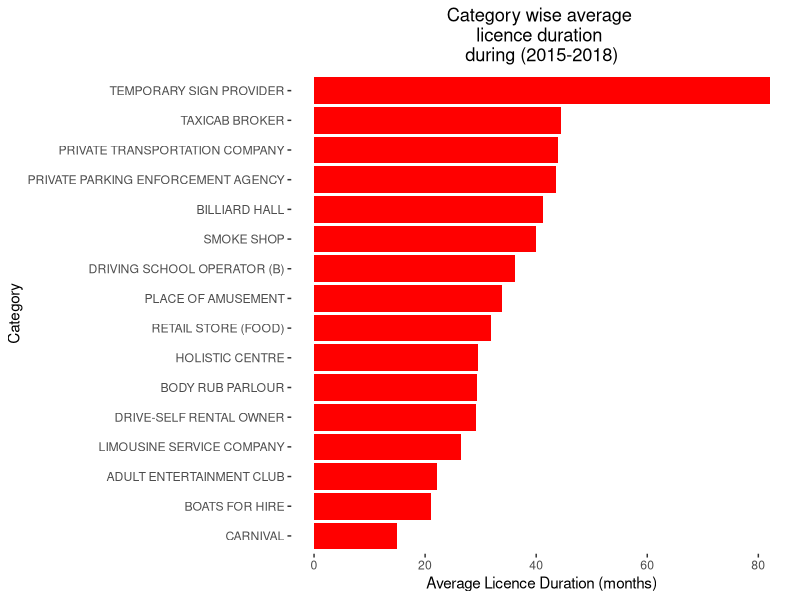
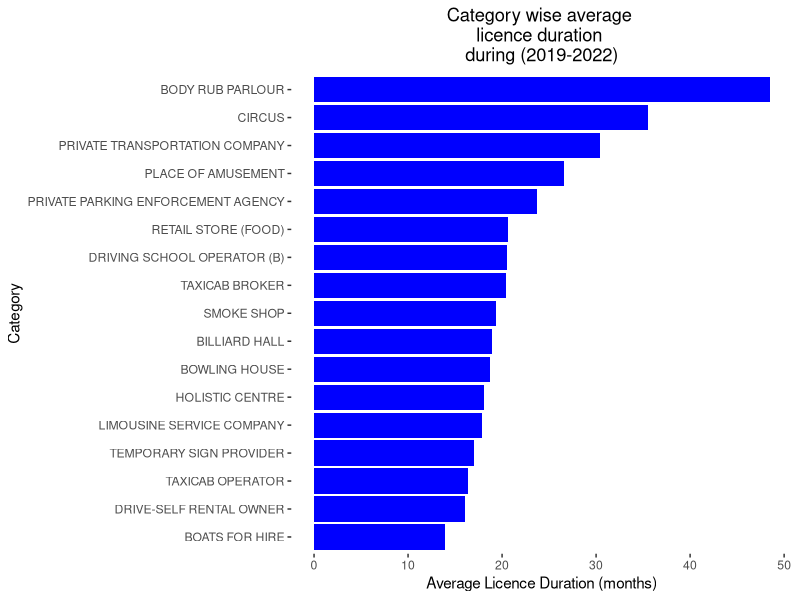
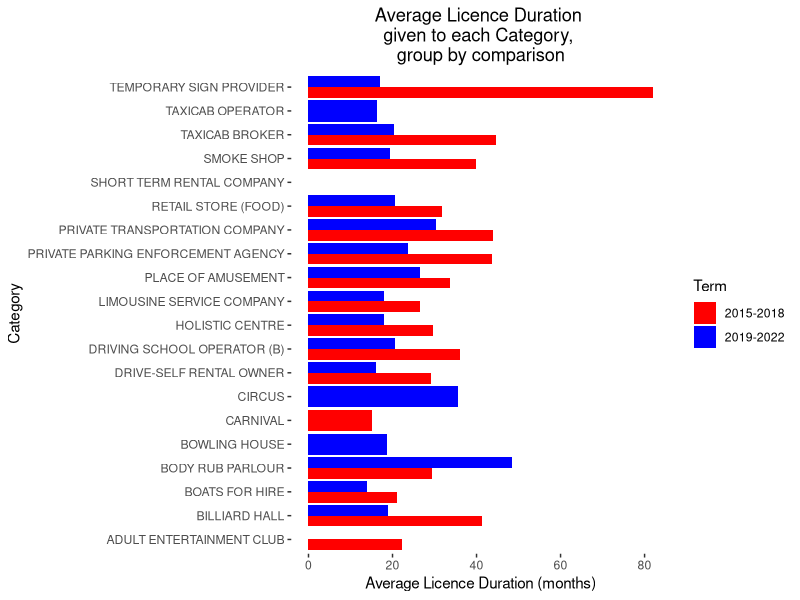
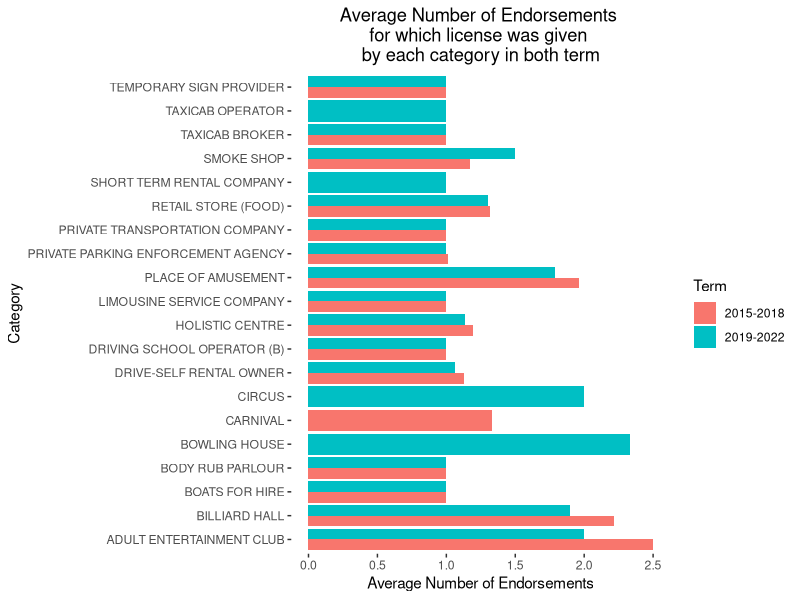

Recreate these plots in R, in order.
## ---- chunk 1
#| include: false
#| warning: false
#| message: false
library(tidyverse)
library(knitr)
library(kableExtra)
library(here)
library(ggplot2)
## ---- chunk 2
#| echo: false
#| warning: false
#| message: false
#| label: tbl-sampledata
#| tbl-cap: "Sample of cleaned Municipal Licensing & Standards data set (Issue Duration in Months)"

cleaned_data <- read_csv(file = here("inputs/data/cleaned_data.csv"))
cleaned_data <- as.data.frame(cleaned_data)
res <- head(cleaned_data)
colnames(res) <- c('Category', 'Num Endorsements', 'Issued year', 'Issue duration')
kable(res) 
## ---- chunk 3
#| echo: false
#| warning: false
#| message: false
#| label: tbl-catall
#| tbl-cap: "Licenses issued during all years"

cleaned_data <- read_csv(file = here("inputs/data/cleaned_data.csv"))
df1 <- as.data.frame(prop.table(table(cleaned_data$Category)))
colnames(df1) <- c("Category", "Percentage(%)")
df1$`Percentage(%)` <- df1$`Percentage(%)`*100
result <- kable(df1) 
result
## ---- chunk 4
#| echo: false
#| warning: false
#| message: false
#| label: tbl-term1
#| tbl-cap: "Licenses issued during 2015-2018"

df_2015_2018 <- cleaned_data %>% filter(Issued_year %in% seq(2015, 2018))
df2 <- as.data.frame(prop.table(table(df_2015_2018$Category)))
colnames(df2) <- c("Category", "Percentage(%)")
df2$`Percentage(%)` <- df2$`Percentage(%)`*100
result <- kable(df2) 
result 
## ---- chunk 5
#| echo: false
#| warning: false
#| message: false
#| label: tbl-term2
#| tbl-cap: "Licenses issued during 2019-2022"

df_2019_2022 <- cleaned_data %>% filter(Issued_year %in% seq(2019, 2022))
df3 <- as.data.frame(prop.table(table(df_2019_2022$Category)))
colnames(df3) <- c("Category", "Percentage(%)")
df3$`Percentage(%)` <- df3$`Percentage(%)`*100
result <- kable(df3) 
result 
## ---- chunk 6
#| echo: false
#| eval: true
#| warning: false
#| message: false
#| label: fig-plots_1
#| fig-pos: "H"
#| fig-cap: "Category wise average licence duration (Months) \nfor reference" 
#| fig-subcap:
#|   - "During (2015-2018)"
#|   - "During (2019-2022)" 
#| layout-ncol: 2

df_2015_2018_duration <- df_2015_2018 %>% group_by(Category) %>% summarise(mean(Issue_duration, na.rm = TRUE))
colnames(df_2015_2018_duration) <- c("Category", "AverageDuration")
df_2015_2018_duration <- df_2015_2018_duration %>% arrange(desc(AverageDuration)) %>% drop_na()

df_2019_2022_duration <- df_2019_2022 %>% group_by(Category) %>% summarise(mean(Issue_duration, na.rm = TRUE))
colnames(df_2019_2022_duration) <- c("Category", "AverageDuration")
df_2019_2022_duration <- df_2019_2022_duration %>% arrange(desc(AverageDuration)) %>% drop_na()

g1 <- ggplot(df_2015_2018_duration, aes(x = reorder(Category, AverageDuration), y = AverageDuration)) +
  geom_bar(stat = "identity", fill ="red") +
  labs(title = "Category wise average \nlicence duration \nduring (2015-2018)", 
       x = "Category", y = "Average Licence Duration (months)") +
  theme(plot.title = element_text(hjust = 0.5), panel.grid = element_blank(), 
        panel.background = element_rect(fill = "white")) + coord_flip()
print(g1)

g2 <- ggplot(df_2019_2022_duration, aes(x = reorder(Category, AverageDuration), y = AverageDuration)) +
  geom_bar(stat = "identity", fill ="blue") +
  labs(title = "Category wise average \nlicence duration \nduring (2019-2022)", 
       x = "Category", y = "Average Licence Duration (months)") +
  theme(plot.title = element_text(hjust = 0.5), panel.grid = element_blank(), 
        panel.background = element_rect(fill = "white")) + coord_flip()
print(g2)

## ---- chunk 7
#| echo: false
#| eval: true
#| warning: false
#| message: false
#| label: fig-plots_combined
#| fig-pos: "H"
#| fig-cap: "Category wise average licence duration (Months)" 

df_2015_2018$Term <- "2015-2018"
df_2019_2022$Term <- "2019-2022"
df_combined <- rbind(df_2015_2018, df_2019_2022)
df_combined_duration <- df_combined %>% group_by(Term, Category) %>% summarise(mean(Issue_duration, na.rm = TRUE))
colnames(df_combined_duration) <- c("Term", "Category", "AverageDuration")

g5 <- ggplot(df_combined_duration, aes(x = Category, 
                                       y = AverageDuration, fill=Term)) +
  geom_bar(stat = "identity", position = "dodge") +
  labs(title = "Average Licence Duration \ngiven to each Category, \ngroup by comparison", 
       x = "Category", y = "Average Licence Duration (months)") +
  scale_fill_manual(values = c('2015-2018'='red','2019-2022'='blue'))+
  theme(plot.title = element_text(hjust = 0.5), panel.grid = element_blank(), 
        panel.background = element_rect(fill = "white")) + coord_flip()
print(g5)
## ---- chunk 8
#| echo: false
#| eval: true
#| warning: false
#| message: false
#| label: fig-plots_combined_endors
#| fig-pos: "H"
#| fig-cap: "Category wise average number of endorsements" 

df_combined_num_exp <- df_combined %>% group_by(Term, Category) %>% summarise(mean(Num_Endorsements, na.rm = TRUE))
colnames(df_combined_num_exp) <- c("Term", "Category", "AverageNumExp")
g7 <- ggplot(df_combined_num_exp, aes(x = Category, 
                                       y = AverageNumExp, fill=Term)) +
  geom_bar(stat = "identity", position = "dodge") +
  labs(title = "Average Number of Endorsements \nfor which license was given \nby each category in both term", 
       x = "Category", y = "Average Number of Endorsements") +
  theme(plot.title = element_text(hjust = 0.5), panel.grid = element_blank(), 
        panel.background = element_rect(fill = "white")) + coord_flip()
print(g7)
